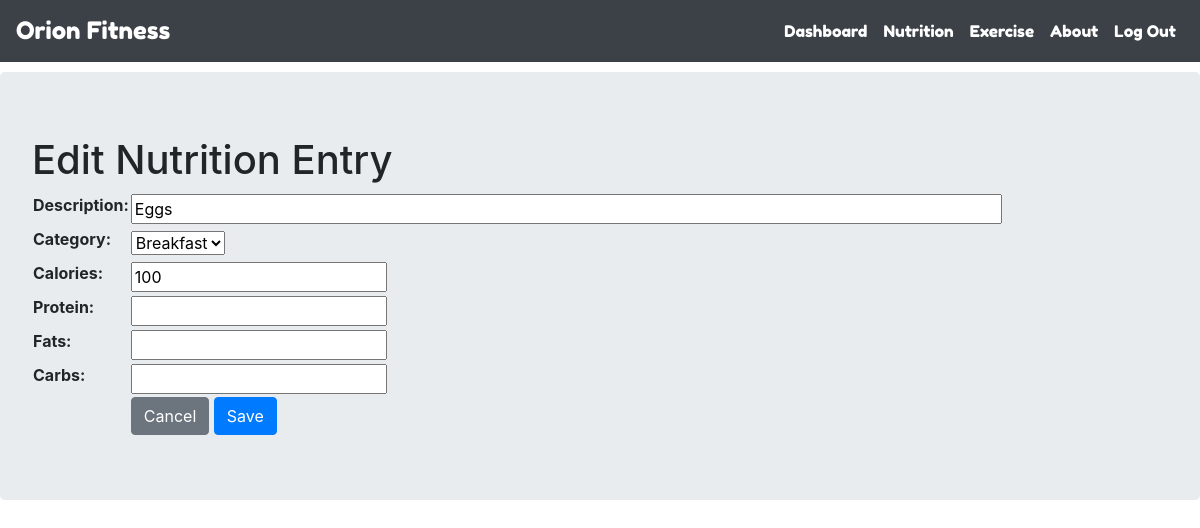
The app's page /nutrition/edit/2/ (signed in) with its own data.
### nutrition/models.py (models this page shows)
class NutritionEntry(models.Model):
    user = models.ForeignKey(User, on_delete=models.CASCADE)
    description = models.CharField(max_length=128)
    category = models.CharField(max_length=128, choices=TASKS_CHOICES)
    calories = models.IntegerField()
    protein = models.IntegerField(blank=True, null=True)
    fats = models.IntegerField(blank=True, null=True)
    carbs = models.IntegerField(blank=True, null=True)
    date = models.DateField(auto_now=True)
    completed = models.BooleanField(default=False)
    switcharoo = models.BooleanField(default=False)

### nutrition/views.py (the view, shortened to what this page needs)
# urls.py: path('nutrition/edit/<int:id>/', nutrition_views.edit),
@login_required(login_url='/login/')
def edit(request, id):
	if (request.method == "GET"):
		nutritionEntry = NutritionEntry.objects.get(id=id)
		form = NutritionEntryForm(instance=nutritionEntry)
		context = { "form_data" : form }
		return render(request, 'nutrition/edit.html', context)

### nutrition/forms.py
class NutritionEntryForm(forms.ModelForm):
	description = forms.CharField(widget=forms.TextInput(attrs={'size': '80'}))
	category  = forms.CharField(widget=forms.Select(choices=TASKS_CHOICES))
	calories = forms.IntegerField()
	protein = forms.IntegerField(required=False)
	fats = forms.IntegerField(required=False)
	carbs = forms.IntegerField(required=False)
	class Meta():
		model = NutritionEntry
		fields = ('description', 'category', 'calories', 'protein', 'fats', 'carbs')

### templates/nutrition/edit.html (shortened to what this page needs)
<!DOCTYPE html>
<html lang="en" dir="ltr">
<head>
  {% include "bootstrap.html" %}
</head>
<body>
  {% include "navbar.html" %}
  <div class="jumbotron" style="margin-top: 10px;">
    <h1>Edit Nutrition Entry</h1>
    <form method="POST">
      <table>
        {{ form_data.as_table }}
				<tr>
					<td></td>
					<td>
						<a href="/nutrition/" class="btn btn-secondary">Cancel</a>
						<input type="submit" class="btn btn-primary" name="edit" value = "Save">
					</td>
				</td></tr>
			</table>
    </form>
  </div>
</body>
</html>

### templates/nutrition/edit.html (style rules this page uses)
body { background-image: url("/static/food.jpg"); background-size: cover; background-repeat: no-repeat; background-attachment: fixed; }

### records on screen
NutritionEntry: description "Eggs", category "Breakfast", calories "100"
